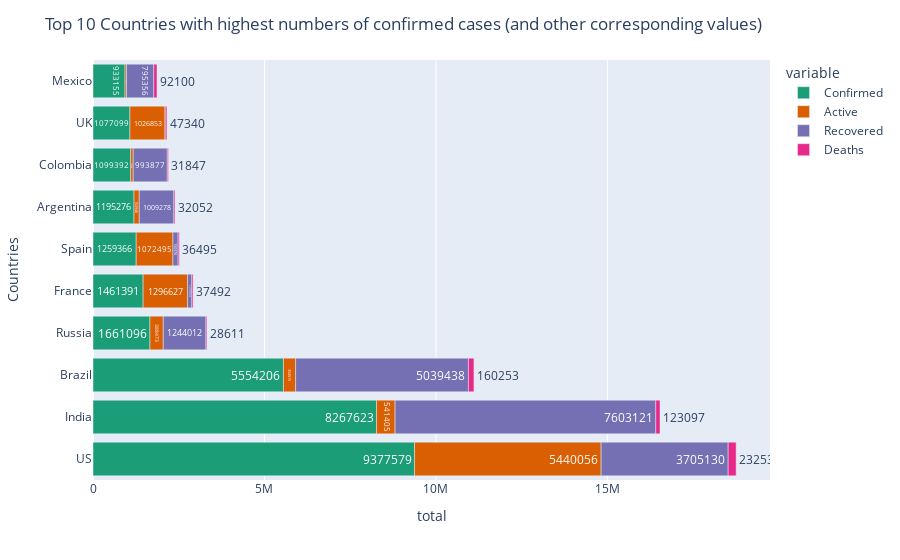

The cell this chart's notebook holds for it:
### Markdown cell above
### Top 10 Countries with highest numbers of confirmed cases (and other corresponding values for those countries)

### Code cell
fig = px.bar(dataToplot_df,x='value', y="Country_Region", color='variable',  text='value', orientation='h',
              color_discrete_sequence = px.colors.qualitative.Dark2)
fig.update_layout(title="Top 10 Countries with highest numbers of confirmed cases (and other corresponding values)",xaxis_title="total",
                  yaxis_title="Countries")

fig.show()

### Figure 1 — Plotly figure (JSON) as saved in the notebook; plotly's stock layout.template omitted (floating-point values rounded to 4 significant figures)
{"data": [{"alignmentgroup": "True", "hovertemplate": "variable=Confirmed<br>value=%{text}<br>Country_Region=%{y}<extra></extra>", "legendgroup": "Confirmed", "marker": {"color": "rgb(27,158,119)"}, "name": "Confirmed", "offsetgroup": "Confirmed", "orientation": "h", "showlegend": true, "text": [9377579, 8267623, 5554206, 1661096, 1461391, 1259366, 1195276, 1099392, 1077099, 933155], "textposition": "auto", "type": "bar", "x": [9377579, 8267623, 5554206, 1661096, 1461391, 1259366, 1195276, 1099392, 1077099, 933155], "xaxis": "x", "y": ["US", "India", "Brazil", "Russia", "France", "Spain", "Argentina", "Colombia", "UK", "Mexico"], "yaxis": "y"}, {"alignmentgroup": "True", "hovertemplate": "variable=Active<br>value=%{text}<br>Country_Region=%{y}<extra></extra>", "legendgroup": "Active", "marker": {"color": "rgb(217,95,2)"}, "name": "Active", "offsetgroup": "Active", "orientation": "h", "showlegend": true, "text": [5440056, 541405, 354515, 388473, 1296627, 1072495, 153946, 73668, 1026853, 45699], "textposition": "auto", "type": "bar", "x": [5440056, 541405, 354515, 388473, 1296627, 1072495, 153946, 73668, 1026853, 45699], "xaxis": "x", "y": ["US", "India", "Brazil", "Russia", "France", "Spain", "Argentina", "Colombia", "UK", "Mexico"], "yaxis": "y"}, {"alignmentgroup": "True", "hovertemplate": "variable=Recovered<br>value=%{text}<br>Country_Region=%{y}<extra></extra>", "legendgroup": "Recovered", "marker": {"color": "rgb(117,112,179)"}, "name": "Recovered", "offsetgroup": "Recovered", "orientation": "h", "showlegend": true, "text": [3705130, 7603121, 5039438, 1244012, 123664, 150376, 1009278, 993877, 2906, 795356], "textposition": "auto", "type": "bar", "x": [3705130, 7603121, 5039438, 1244012, 123664, 150376, 1009278, 993877, 2906, 795356], "xaxis": "x", "y": ["US", "India", "Brazil", "Russia", "France", "Spain", "Argentina", "Colombia", "UK", "Mexico"], "yaxis": "y"}, {"alignmentgroup": "True", "hovertemplate": "variable=Deaths<br>value=%{text}<br>Country_Region=%{y}<extra></extra>", "legendgroup": "Deaths", "marker": {"color": "rgb(231,41,138)"}, "name": "Deaths", "offsetgroup": "Deaths", "orientation": "h", "showlegend": true, "text": [232538, 123097, 160253, 28611, 37492, 36495, 32052, 31847, 47340, 92100], "textposition": "auto", "type": "bar", "x": [232538, 123097, 160253, 28611, 37492, 36495, 32052, 31847, 47340, 92100], "xaxis": "x", "y": ["US", "India", "Brazil", "Russia", "France", "Spain", "Argentina", "Colombia", "UK", "Mexico"], "yaxis": "y"}], "layout": {"barmode": "relative", "legend": {"title": {"text": "variable"}, "tracegroupgap": 0}, "margin": {"t": 60}, "title": {"text": "Top 10 Countries with highest numbers of confirmed cases (and other corresponding values)"}, "xaxis": {"anchor": "y", "domain": [0, 1], "title": {"text": "total"}}, "yaxis": {"anchor": "x", "domain": [0, 1], "title": {"text": "Countries"}}}}
